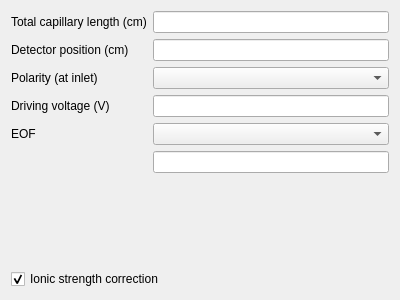
<?xml version="1.0" encoding="UTF-8"?>
<ui version="4.0">
 <class>RunSetupWidget</class>
 <widget class="QWidget" name="RunSetupWidget">
  <property name="geometry">
   <rect>
    <x>0</x>
    <y>0</y>
    <width>400</width>
    <height>300</height>
   </rect>
  </property>
  <property name="windowTitle">
   <string>Form</string>
  </property>
  <layout class="QVBoxLayout" name="verticalLayout">
   <item>
    <layout class="QFormLayout" name="formLayout">
     <item row="0" column="0">
      <widget class="QLabel" name="ql_totalLength">
       <property name="text">
        <string>Total capillary length (cm)</string>
       </property>
      </widget>
     </item>
     <item row="0" column="1">
      <widget class="FloatingValueLineEdit" name="qle_totalLength"/>
     </item>
     <item row="1" column="0">
      <widget class="QLabel" name="ql_detectorPosition">
       <property name="text">
        <string>Detector position (cm)</string>
       </property>
      </widget>
     </item>
     <item row="1" column="1">
      <widget class="FloatingValueLineEdit" name="qle_detectorPosition"/>
     </item>
     <item row="2" column="0">
      <widget class="QLabel" name="ql_polarity">
       <property name="text">
        <string>Polarity (at inlet)</string>
       </property>
      </widget>
     </item>
     <item row="2" column="1">
      <widget class="QComboBox" name="qcbox_polarity">
       <property name="sizePolicy">
        <sizepolicy hsizetype="MinimumExpanding" vsizetype="Fixed">
         <horstretch>0</horstretch>
         <verstretch>0</verstretch>
        </sizepolicy>
       </property>
      </widget>
     </item>
     <item row="3" column="0">
      <widget class="QLabel" name="ql_voltage">
       <property name="text">
        <string>Driving voltage (V)</string>
       </property>
      </widget>
     </item>
     <item row="3" column="1">
      <widget class="FloatingValueLineEdit" name="qle_drivingVoltage"/>
     </item>
     <item row="4" column="0">
      <widget class="QLabel" name="label">
       <property name="text">
        <string>EOF</string>
       </property>
      </widget>
     </item>
     <item row="4" column="1">
      <widget class="QComboBox" name="qcbox_eof">
       <property name="sizePolicy">
        <sizepolicy hsizetype="MinimumExpanding" vsizetype="Fixed">
         <horstretch>0</horstretch>
         <verstretch>0</verstretch>
        </sizepolicy>
       </property>
      </widget>
     </item>
     <item row="5" column="0">
      <widget class="QLabel" name="ql_eofValue">
       <property name="text">
        <string>&lt;EOF VALUE&gt;</string>
       </property>
      </widget>
     </item>
     <item row="5" column="1">
      <widget class="FloatingValueLineEdit" name="qle_eofValue"/>
     </item>
    </layout>
   </item>
   <item>
    <widget class="QCheckBox" name="qcb_correctForIS">
     <property name="text">
      <string>Ionic strength correction</string>
     </property>
     <property name="checked">
      <bool>true</bool>
     </property>
    </widget>
   </item>
  </layout>
 </widget>
 <customwidgets>
  <customwidget>
   <class>FloatingValueLineEdit</class>
   <extends>QLineEdit</extends>
   <header>src/ui/elementaries//floatingvaluelineedit.h</header>
  </customwidget>
 </customwidgets>
 <resources/>
 <connections/>
</ui>
